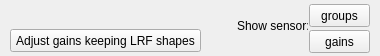
    <widget class="QFrame" name="fSingleGroup">
     <property name="enabled">
      <bool>true</bool>
     </property>
     <property name="geometry">
      <rect>
       <x>14</x>
       <y>307</y>
       <width>380</width>
       <height>56</height>
      </rect>
     </property>
     <property name="frameShape">
      <enum>QFrame::NoFrame</enum>
     </property>
     <property name="frameShadow">
      <enum>QFrame::Raised</enum>
     </property>
     <widget class="QPushButton" name="pbShowSensorGroups">
      <property name="geometry">
       <rect>
        <x>309</x>
        <y>4</y>
        <width>61</width>
        <height>23</height>
       </rect>
      </property>
      <property name="text">
       <string>groups</string>
      </property>
     </widget>
     <widget class="QPushButton" name="pbShowSensorGains">
      <property name="geometry">
       <rect>
        <x>309</x>
        <y>30</y>
        <width>61</width>
        <height>23</height>
       </rect>
      </property>
      <property name="text">
       <string>gains</string>
      </property>
     </widget>
     <widget class="QLabel" name="label_20">
      <property name="geometry">
       <rect>
        <x>237</x>
        <y>18</y>
        <width>71</width>
        <height>16</height>
       </rect>
      </property>
      <property name="text">
       <string>Show sensor:</string>
      </property>
     </widget>
     <widget class="QPushButton" name="pbAdjustOnlyGains">
      <property name="geometry">
       <rect>
        <x>10</x>
        <y>29</y>
        <width>191</width>
        <height>23</height>
       </rect>
      </property>
      <property name="text">
       <string>Adjust gains keeping LRF shapes</string>
      </property>
     </widget>
     <zorder>label_20</zorder>
     <zorder>pbShowSensorGains</zorder>
     <zorder>pbShowSensorGroups</zorder>
     <zorder>pbAdjustOnlyGains</zorder>
    </widget>
